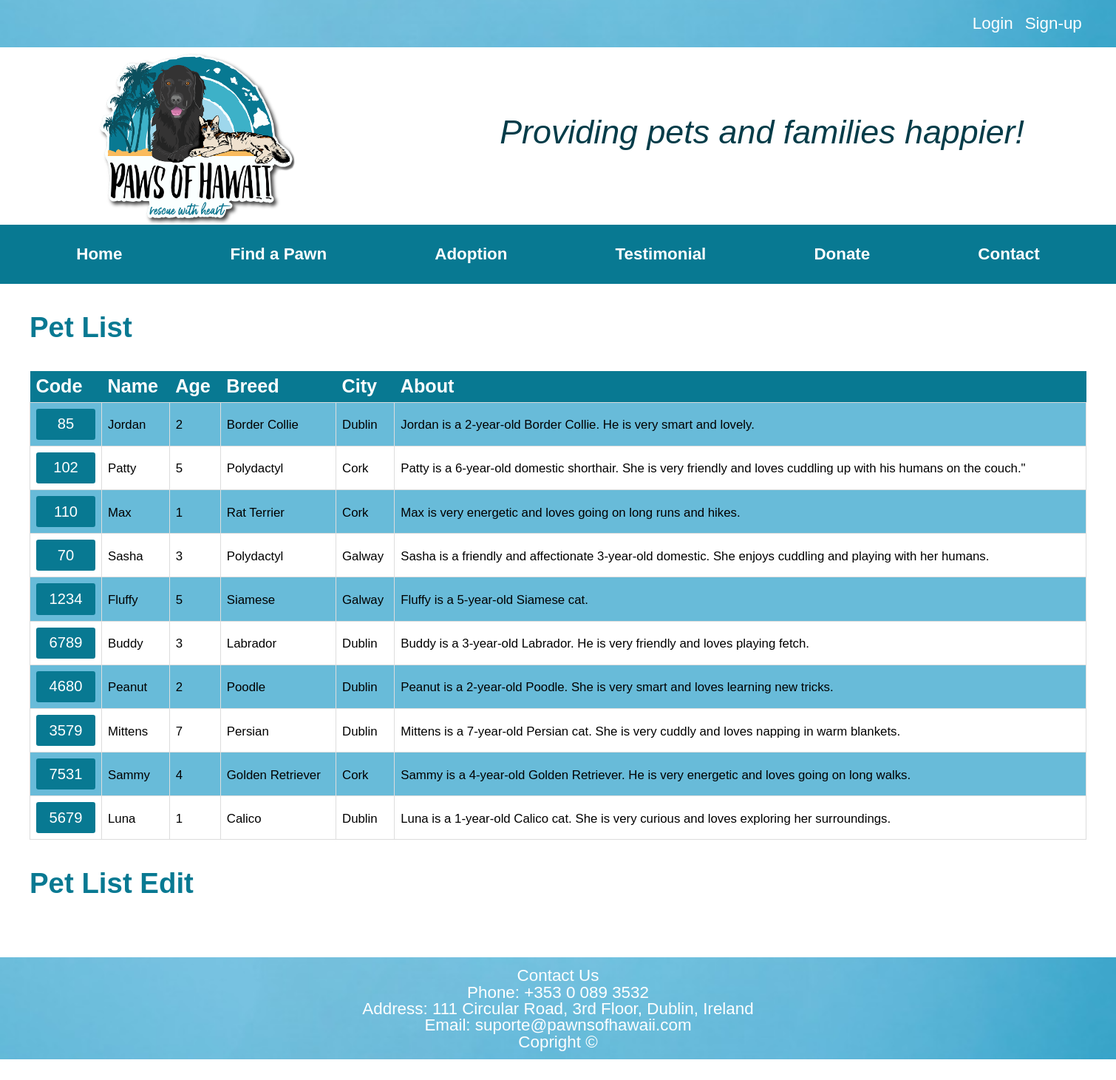
Page /views/findapawn.php on the committed database.
### tables this page shows
CREATE TABLE `pet` (
  `petid` int(11) NOT NULL,
  `code` varchar(11) NOT NULL,
  `name` varchar(15) DEFAULT NULL,
  `age` varchar(15) DEFAULT NULL,
  `breed` varchar(50) NOT NULL,
  `city` varchar(30) DEFAULT NULL,
  `description` mediumtext DEFAULT NULL
);

### controller/create_table.php (the view, shortened to what this page needs)
<?php
try{
    require_once('../config/dbconnect.php');
    switch ($_SERVER['PHP_SELF']) {
        case '/pawns_of_hawaii/views/findapawn.php':
            $menu_items = array(
                array(
                  'label' => 'Code',
                ),
                array(
                  'label' => 'Name',
                ),
                array(
                  'label' => 'Age',
                ),
                array(
                  'label' => 'Breed',
                ),
                array(
                  'label' => 'City',
                ),
                array(
                  'label' => 'About',
                ),
              );
              foreach ($menu_items as $item) {
                echo "<th href=>" . $item['label'] . "</th>";
            };
            $queryGetPet = "SELECT * from pet";
            $getPetResult = mysqli_query($conn, $queryGetPet);
            if (!$getPetResult) {
                echo "Problem to get pet list";
            } else {
                while ($user_data = mysqli_fetch_array($getPetResult)) {
                    echo "<tr>";
                    echo "<td>";
                    echo "<form action='../controller/findapawn_details_page.php' method='post'>";
                    echo "<input type='submit' value='" . $user_data['code'] . "'>";
                    echo "</form>";
                    echo "</td>";
                    echo "<td>" . $user_data['name'] . "</td>";
                    echo "<td>" . $user_data['age'] . "</td>";
                    echo "<td>" . $user_data['breed'] . "</td>";
                    echo "<td>" . $user_data['city'] . "</td>";
                    echo "<td>" . $user_data['description'] . "</td>";
                    echo "</tr>";
                }
            }
            break;
    }
} catch (Exception $e) {
    echo 'Caught exception: ', $e->getMessage(), "\n";
}
?>

### css/style.css (style rules this page uses)
html, body, div, span, applet, object, iframe, h1, h2, h3, h4, h5, h6, p, blockquote, pre, a, abbr, acronym, address, big, cite, code, del, dfn, em, img, ins, kbd, q, s, samp, small, strike, strong, sub, sup, tt, var, b, u, i, center, dl, dt, dd, ol, ul, li, fieldset, form, label, legend, table, caption, tbody, tfoot, thead, tr, th, td, article, aside, canvas, details, embed, figure, figcaption, footer, header, hgroup, menu, nav, output, ruby, section, summary, time, mark, audio, video { margin: 0; padding: 0; border: 0; font-size: 100%; font: inherit; vertical-align: baseline; }
body { line-height: 1; }
html { zoom: 80%; }
body { font-family: sans-serif; font-size: 14px; position: relative; }
input[type="submit"], input[type="reset"] { background-color: #087992; font-size: 1.2em; width: 100px; color: white; justify-content: center; padding: 12px 20px; border: none; border-radius: 4px; cursor: pointer; }
th { background-color: #087992; color: white; font-weight: bold; font-size: 1.5em; text-align: left; padding: 10px; height: 50px; }
td:first-child { width: 70px; }
td { border: 2px solid #dddddd; text-align: left; padding: 10px; }
tr { font-size: 1.5em; }
tr:nth-child(even) { background-color: #68bbd9; }

### rows in the picture
pet: code "85", name "Jordan", age "2", breed "Border Collie", city "Dublin", description "Jordan is a 2-year-old Border Collie. He is very smart and lovely."
pet: code "102", name "Patty", age "5", breed "Polydactyl", city "Cork", description "Patty is a 6-year-old domestic shorthair. She is very friendly and loves cuddling up with his humans on the couch.\""
pet: code "110", name "Max", age "1", breed "Rat Terrier", city "Cork", description "Max is very energetic and loves going on long runs and hikes."
pet: code "70", name "Sasha", age "3", breed "Polydactyl", city "Galway", description "Sasha is a friendly and affectionate 3-year-old domestic. She enjoys cuddling and playing with her humans."
pet: code "1234", name "Fluffy", age "5", breed "Siamese", city "Galway", description "Fluffy is a 5-year-old Siamese cat."
pet: code "6789", name "Buddy", age "3", breed "Labrador", city "Dublin", description "Buddy is a 3-year-old Labrador. He is very friendly and loves playing fetch."
pet: code "4680", name "Peanut", age "2", breed "Poodle", city "Dublin", description "Peanut is a 2-year-old Poodle. She is very smart and loves learning new tricks."
pet: code "3579", name "Mittens", age "7", breed "Persian", city "Dublin", description "Mittens is a 7-year-old Persian cat. She is very cuddly and loves napping in warm blankets."
pet: code "7531", name "Sammy", age "4", breed "Golden Retriever", city "Cork", description "Sammy is a 4-year-old Golden Retriever. He is very energetic and loves going on long walks."
pet: code "5679", name "Luna", age "1", breed "Calico", city "Dublin", description "Luna is a 1-year-old Calico cat. She is very curious and loves exploring her surroundings."

### other values in the picture
$item['label'] "Home"
$item['label'] "Find a Pawn"
$item['label'] "Adoption"
$item['label'] "Testimonial"
$item['label'] "Donate"
$item['label'] "Contact"
$item['label'] "Code"
$item['label'] "Name"
$item['label'] "Age"
$item['label'] "Breed"
$item['label'] "City"
$item['label'] "About"
